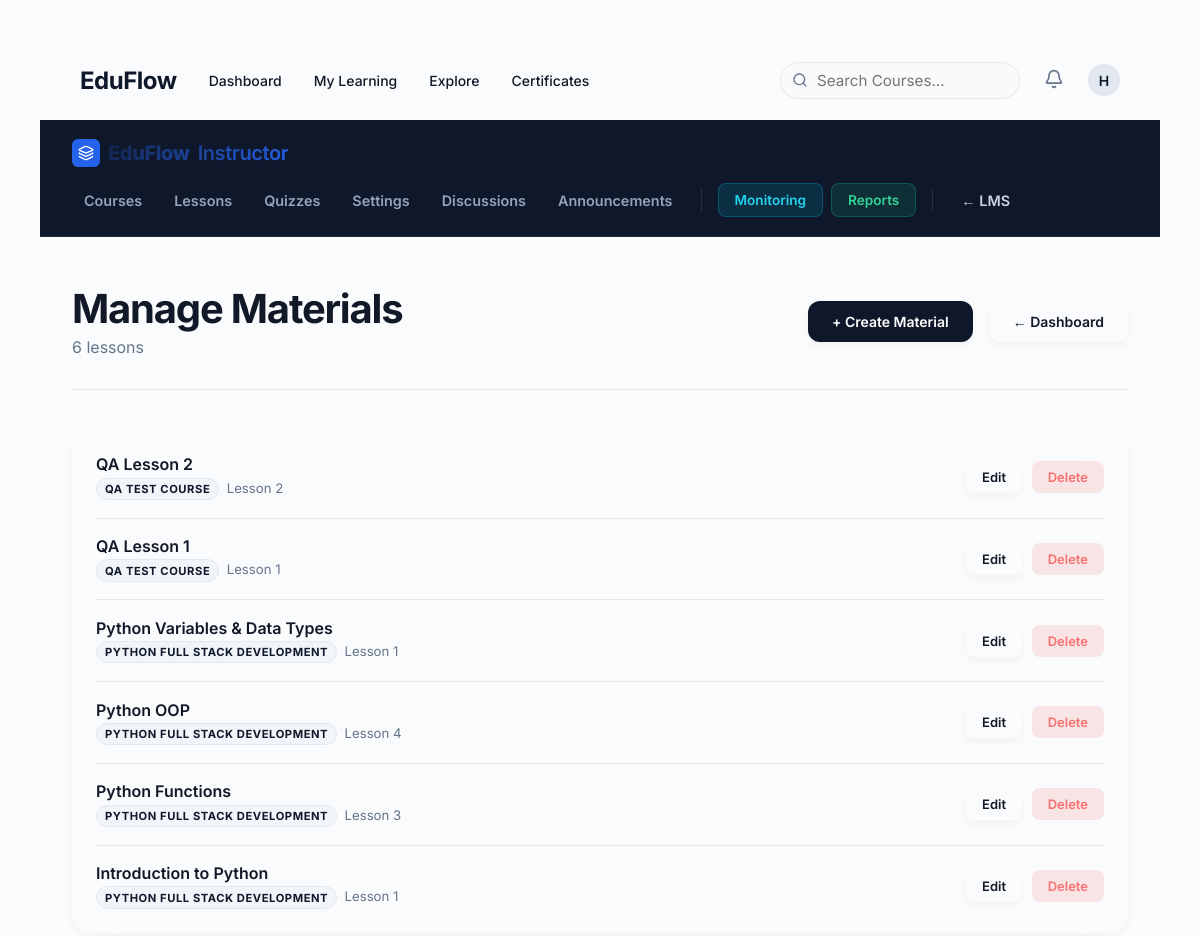
Screenshot of /instructor/materials/ (signed in) with the database file from the repository.
### accounts/models.py (models this page shows, shortened)
class User(AbstractUser):
    email = models.EmailField(unique=True)
    is_student = models.BooleanField(default=True)
    is_instructor = models.BooleanField(default=False)

### materials/models.py (models this page shows, shortened)
class Material(models.Model):
    course = models.ForeignKey(
        Course,
        on_delete=models.CASCADE,
        related_name="materials"
    )
    title = models.CharField(
        max_length=255
    )
    content = models.TextField(
        blank=True
    )
    video_url = models.URLField(
        blank=True
    )
    file = models.FileField(
        upload_to="materials/",
        blank=True,
        null=True,
        validators=[
            FileValidator(
                allowed_extensions=['.pdf', '.doc', '.docx', '.txt', '.png', '.jpg', '.jpeg', '.zip', '.ppt', '.pptx'],
                allowed_mimetypes=[
                    'application/pdf',
                    'application/msword',
                    'application/vnd.openxmlformats-officedocument.wordprocessingml.document',
                    'text/plain',
                    'image/png',
                    'image/jpeg',
                    'application/zip',
                    'application/vnd.ms-powerpoint',
                    'application/vnd.openxmlformats-officedocument.presentationml.presentation'
                ],
                max_size=10 * 1024 * 1024
            )
        ]
    )
    order = models.PositiveIntegerField(
        default=1
    )
    created_at = models.DateTimeField(
        auto_now_add=True
    )
    class Meta:
        ordering = ["order"]

### courses/models.py (models this page shows, shortened)
class Course(models.Model):
    category = models.ForeignKey(
        Category,
        on_delete=models.SET_NULL,
        null=True,
        blank=True,
        related_name="courses"
    )
    tags = models.ManyToManyField(
        Tag,
        blank=True,
        related_name="courses"
    )
    skills = models.ManyToManyField(
        'paths.Skill',
        blank=True,
        related_name='courses'
    )
    cover_image = models.ImageField(upload_to="course_covers/", null=True, blank=True, validators=[validate_image_upload])
    level = models.CharField(max_length=20, choices=[('BEGINNER', 'Beginner'), ('INTERMEDIATE', 'Intermediate'), ('ADVANCED', 'Advanced')], default="BEGINNER")
    title = models.CharField(max_length=200)
    description = models.TextField()
    thumbnail = models.ImageField(
        upload_to="course_thumbnails/",
        blank=True,
        null=True,
        validators=[
            FileValidator(
                allowed_extensions=['.png', '.jpg', '.jpeg', '.webp'],
                allowed_mimetypes=['image/png', 'image/jpeg', 'image/webp'],
                max_size=2 * 1024 * 1024
            )
        ]
    )
    created_at = models.DateTimeField(
        auto_now_add=True
    )
    updated_at = models.DateTimeField(
        auto_now=True
    )
    is_featured = models.BooleanField(
        default=False
    )

### instructor/views.py (the view)
@staff_member_required
def manage_materials(request):
    materials = Material.objects.select_related(
        "course"
    ).order_by("-created_at")
    return render(
        request,
        "instructor/manage_materials.html",
        {
            "materials": materials
        }
    )

### templates/instructor/manage_materials.html (shortened to what this page needs)
{% extends "base.html" %}
{% load static %}
{% block body_class %}page-standard{% endblock %}
{% block content %}
{% include "instructor/_nav.html" %}
<div class="page-wrapper" style="padding: 3rem 2rem;">
    <div class="page-header">
        <div class="page-header__left">
            <h1 class="page-title heading-gradient">Manage Materials</h1>
            <p class="text-muted">{{ materials|length }} lesson{{ materials|length|pluralize }}</p>
        </div>
        <div class="page-header__right">
            <a href="{% url 'create_material' %}" class="btn btn-primary" id="btn-create">+ Create Material</a>
            <a href="{% url 'instructor_dashboard' %}" class="btn btn-secondary" id="btn-dash">&larr; Dashboard</a>
        </div>
    </div>
    <div class="card">
        {% if materials %}
        <div class="data-list">
            {% for material in materials %}
            <div class="data-row" aria-label="Material: {{ material.title }}">
                <div class="data-row__info">
                    <span class="data-row__title">{{ material.title }}</span>
                    <span class="data-row__sub">
                        <span class="badge badge-navy" style="font-size: 0.7rem; padding: 0.2rem 0.5rem;">{{ material.course.title|truncatechars:30 }}</span>
                        &nbsp;Lesson {{ material.order }}
                    </span>
                </div>
                <div class="data-row__actions">
                    <a href="{% url 'edit_material' material.pk %}" class="btn btn--sm btn-secondary" id="edit-{{ material.pk }}">Edit</a>
                    <a href="{% url 'delete_material' material.pk %}" class="btn btn--sm btn-danger" id="delete-{{ material.pk }}" aria-label="Delete {{ material.title }}">Delete</a>
                </div>
            </div>
            {% endfor %}
        </div>
        {% endif %}
    </div>
</div>
{% endblock %}

### templates/_navbar.html (shortened to what this page needs)
<nav class="global-nav" aria-label="Main navigation">
    <div class="container">
        <div class="global-nav__left">
            <a href="{% url 'dashboard' %}" class="global-nav__logo">EduFlow</a>
            <div class="global-nav__links">
                {% if request.user.is_authenticated %}
                    {% if is_admin %}
                    <a href="{% url 'instructor_dashboard' %}">Instructor Portal</a>
                    <a href="{% url 'monitoring_dashboard' %}">Monitoring</a>
                    <a href="{% url 'reports_dashboard' %}">Reports</a>
                    {% else %}
                    <a href="{% url 'dashboard' %}">Dashboard</a>
                    <a href="{% url 'my_courses' %}">My Learning</a>
                    <a href="{% url 'course_list' %}">Explore</a>
                    <a href="{% url 'certificate_list' %}">Certificates</a>
                    {% endif %}
                {% else %}
                    <a href="{% url 'course_list' %}">Explore</a>
                {% endif %}
            </div>
        </div>
        <div class="global-nav__right">
            {% if request.user.is_authenticated %}
                <div class="global-nav__links" style="gap: 24px;">
                    <form action="{% url 'search_courses' %}" method="get" style="position: relative; flex: 0 0 240px; max-width: 240px;">
                        <i data-lucide="search" style="position: absolute; left: 12px; top: 50%; transform: translateY(-50%); width: 16px; height: 16px; color: var(--text-muted);"></i>
                        <input type="text" name="q" placeholder="Search Courses..." class="input" style="padding-left: 36px; padding-top: 0.5rem; padding-bottom: 0.5rem; border-radius: var(--radius-full); width: 100%; background: #F8FAFC;">
                    </form>
                    <div class="nav-notifications" style="position: relative; display: flex; align-items: center;">
                        <button id="notificationBell" style="background: none; border: none; cursor: pointer; position: relative; padding: 0;">
                            <i data-lucide="bell" style="width: 20px; color: var(--text-muted);"></i>
                        </button>
                    </div>
                    <a href="{% url 'profile' %}" aria-label="Profile" style="display: flex; align-items: center;">
                        <div class="avatar avatar-sm" aria-hidden="true">{{ request.user.username|make_list|first|upper }}</div>
                    </a>
                </div>
            {% else %}
                <div class="global-nav__links">
                    <a href="{% url 'login' %}" class="btn btn-secondary btn--sm">Log In</a>
                    <a href="{% url 'register' %}" class="btn btn-primary btn--sm">Sign Up</a>
                </div>
            {% endif %}
        </div>
    </div>
</nav>

### static/css/components.css (style rules this page uses)
.btn { display: inline-flex; align-items: center; justify-content: center; gap: 0.5rem; padding: 0.75rem 1.5rem; border-radius: var(--radius-md); font-family: 'Inter', sans-serif; font-size: 14px; font-weight: 600; text-decoration: none; cursor: pointer; border: none; transition: all 0.2s cubic-bezier(0.16, 1, 0.3, 1); white-space: nowrap; }
.btn--sm { padding: 0.5rem 1rem; font-size: 13px; border-radius: var(--radius-sm); }
.btn-primary { background: var(--accent-primary); color: #FFFFFF !important; box-shadow: var(--shadow-sm); }
.btn-secondary { background: var(--surface); border: 1px solid var(--border); color: var(--text-primary); box-shadow: var(--shadow-sm); }
.card { background: var(--surface); border: 1px solid var(--border); border-radius: var(--radius-lg); padding: 1.5rem; box-shadow: var(--shadow-sm); transition: all 0.25s ease; }
.badge { display: inline-flex; align-items: center; gap: 0.35rem; padding: 0.25rem 0.6rem; border-radius: var(--radius-full); font-size: 12px; font-weight: 700; text-transform: uppercase; letter-spacing: 0.05em; }
.badge-navy { background: #F1F5F9; color: var(--accent-primary); border: 1px solid #E2E8F0; }
.input { width: 100%; padding: 0.75rem 1rem; border: 1px solid var(--border); border-radius: var(--radius-md); font-family: 'Inter', sans-serif; font-size: 14px; color: var(--text-primary); background: var(--surface); transition: all 0.2s ease; }
.avatar { display: inline-flex; align-items: center; justify-content: center; border-radius: var(--radius-full); background: #E2E8F0; color: var(--accent-primary); font-weight: 600; object-fit: cover; }
.avatar-sm { width: 32px; height: 32px; font-size: 14px; }

### rows the page displays
User: user.username|make_list "H"
Material: title "QA Lesson 2", course "QA TEST COURSE", order "2"
Material: title "QA Lesson 1", course "QA TEST COURSE", order "1"
Material: title "Python Variables & Data Types", course "PYTHON FULL STACK DEVELOPMENT", order "1"
Material: title "Python OOP", course "PYTHON FULL STACK DEVELOPMENT", order "4"
Material: title "Python Functions", course "PYTHON FULL STACK DEVELOPMENT", order "3"
Material: title "Introduction to Python", course "PYTHON FULL STACK DEVELOPMENT", order "1"

### other values shown
{{ materials|length }} "6"
